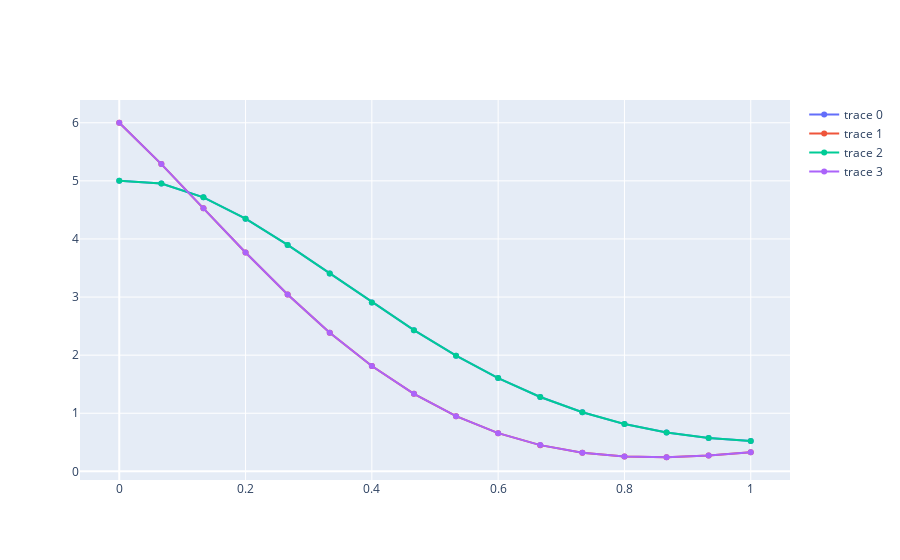

Notebook cell for this chart:
### Code cell
grid = np.linspace(0, 1, adams(gr_x,gr_y)[0][0][2])

new = []
new1 = []
answ = []
answ1 = []
for i in range(len(adams(gr_x,gr_y)[0])): 
    new.append(adams(gr_x,gr_y)[0][i][1])
    new1.append(adams(gr_x,gr_y)[0][i][0])
    answ.append(gr_x(grid[i]))
    answ1.append(gr_y(grid[i]))
fig = go.Figure()
fig.add_trace(go.Scatter(x=grid, y=answ1))
fig.add_trace(go.Scatter(x=grid, y=answ))
fig.add_trace(go.Scatter(x=grid, y=new))
fig.add_trace(go.Scatter(x=grid, y=new1))
fig.show()

### Figure 1 — Plotly figure (JSON) as saved in the notebook; plotly's stock layout.template omitted (floating-point values rounded to 4 significant figures)
{"data": [{"type": "scatter", "x": [0, 0.06667, 0.1333, 0.2, 0.2667, 0.3333, 0.4, 0.4667, 0.5333, 0.6, 0.6667, 0.7333, 0.8, 0.8667, 0.9333, 1], "y": [5, 4.953, 4.717, 4.348, 3.897, 3.406, 2.908, 2.43, 1.992, 1.606, 1.28, 1.016, 0.8136, 0.6676, 0.5726, 0.5214]}, {"type": "scatter", "x": [0, 0.06667, 0.1333, 0.2, 0.2667, 0.3333, 0.4, 0.4667, 0.5333, 0.6, 0.6667, 0.7333, 0.8, 0.8667, 0.9333, 1], "y": [6, 5.289, 4.527, 3.766, 3.044, 2.387, 1.814, 1.334, 0.9498, 0.6578, 0.4515, 0.3212, 0.2556, 0.243, 0.2715, 0.3301]}, {"type": "scatter", "x": [0, 0.06667, 0.1333, 0.2, 0.2667, 0.3333, 0.4, 0.4667, 0.5333, 0.6, 0.6667, 0.7333, 0.8, 0.8667, 0.9333, 1], "y": [5, 4.953, 4.717, 4.348, 3.897, 3.406, 2.907, 2.43, 1.992, 1.606, 1.28, 1.017, 0.8139, 0.6679, 0.5729, 0.5217]}, {"type": "scatter", "x": [0, 0.06667, 0.1333, 0.2, 0.2667, 0.3333, 0.4, 0.4667, 0.5333, 0.6, 0.6667, 0.7333, 0.8, 0.8667, 0.9333, 1], "y": [6, 5.289, 4.527, 3.766, 3.044, 2.387, 1.814, 1.334, 0.9499, 0.6581, 0.4518, 0.3216, 0.256, 0.2434, 0.2719, 0.3305]}], "layout": {}}
